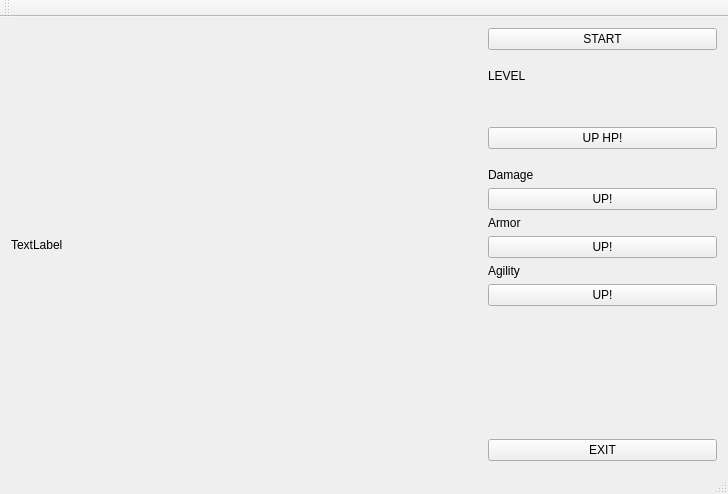
<?xml version="1.0" encoding="UTF-8"?>
<ui version="4.0">
 <class>MainWindow</class>
 <widget class="QMainWindow" name="MainWindow">
  <property name="geometry">
   <rect>
    <x>0</x>
    <y>0</y>
    <width>728</width>
    <height>494</height>
   </rect>
  </property>
  <property name="windowTitle">
   <string>MainWindow</string>
  </property>
  <widget class="QWidget" name="centralWidget">
   <property name="autoFillBackground">
    <bool>false</bool>
   </property>
   <layout class="QHBoxLayout" name="horizontalLayout" stretch="0,0">
    <item>
     <widget class="Label" name="label">
      <property name="minimumSize">
       <size>
        <width>471</width>
        <height>0</height>
       </size>
      </property>
      <property name="text">
       <string>TextLabel</string>
      </property>
     </widget>
    </item>
    <item>
     <layout class="QVBoxLayout" name="verticalLayout" stretch="1,1,0,3,1,1,0,0,0,0,0,0,10,0">
      <property name="sizeConstraint">
       <enum>QLayout::SetMinimumSize</enum>
      </property>
      <property name="leftMargin">
       <number>0</number>
      </property>
      <item>
       <widget class="QPushButton" name="pushButton">
        <property name="text">
         <string>START</string>
        </property>
       </widget>
      </item>
      <item>
       <spacer name="verticalSpacer_3">
        <property name="orientation">
         <enum>Qt::Vertical</enum>
        </property>
        <property name="sizeHint" stdset="0">
         <size>
          <width>20</width>
          <height>40</height>
         </size>
        </property>
       </spacer>
      </item>
      <item>
       <widget class="QLabel" name="labelLVL">
        <property name="text">
         <string>LEVEL</string>
        </property>
       </widget>
      </item>
      <item>
       <spacer name="verticalSpacer_4">
        <property name="orientation">
         <enum>Qt::Vertical</enum>
        </property>
        <property name="sizeHint" stdset="0">
         <size>
          <width>20</width>
          <height>40</height>
         </size>
        </property>
       </spacer>
      </item>
      <item>
       <widget class="QPushButton" name="hpButton">
        <property name="text">
         <string>UP HP!</string>
        </property>
       </widget>
      </item>
      <item>
       <spacer name="verticalSpacer_2">
        <property name="orientation">
         <enum>Qt::Vertical</enum>
        </property>
        <property name="sizeHint" stdset="0">
         <size>
          <width>20</width>
          <height>40</height>
         </size>
        </property>
       </spacer>
      </item>
      <item>
       <layout class="QVBoxLayout" name="verticalLayout_4">
        <item>
         <layout class="QHBoxLayout" name="horizontalLayout_2">
          <item>
           <widget class="QLabel" name="labelHealth">
            <property name="text">
             <string>Damage</string>
            </property>
           </widget>
          </item>
         </layout>
        </item>
       </layout>
      </item>
      <item>
       <widget class="QPushButton" name="dmgButton">
        <property name="text">
         <string>UP!</string>
        </property>
       </widget>
      </item>
      <item>
       <layout class="QVBoxLayout" name="verticalLayout_3">
        <item>
         <layout class="QHBoxLayout" name="horizontalLayout_3">
          <item>
           <widget class="QLabel" name="labelArmor">
            <property name="text">
             <string>Armor</string>
            </property>
           </widget>
          </item>
         </layout>
        </item>
       </layout>
      </item>
      <item>
       <widget class="QPushButton" name="armrButton">
        <property name="text">
         <string>UP!</string>
        </property>
       </widget>
      </item>
      <item>
       <layout class="QVBoxLayout" name="verticalLayout_2">
        <item>
         <layout class="QHBoxLayout" name="horizontalLayout_4" stretch="0">
          <item>
           <widget class="QLabel" name="labelAgility">
            <property name="text">
             <string>Agility</string>
            </property>
           </widget>
          </item>
         </layout>
        </item>
       </layout>
      </item>
      <item>
       <widget class="QPushButton" name="agltyButton">
        <property name="text">
         <string>UP!</string>
        </property>
       </widget>
      </item>
      <item>
       <spacer name="verticalSpacer">
        <property name="orientation">
         <enum>Qt::Vertical</enum>
        </property>
        <property name="sizeHint" stdset="0">
         <size>
          <width>20</width>
          <height>40</height>
         </size>
        </property>
       </spacer>
      </item>
      <item>
       <widget class="QPushButton" name="exitButton">
        <property name="text">
         <string>EXIT</string>
        </property>
       </widget>
      </item>
     </layout>
    </item>
   </layout>
  </widget>
  <widget class="QMenuBar" name="menuBar">
   <property name="geometry">
    <rect>
     <x>0</x>
     <y>0</y>
     <width>728</width>
     <height>19</height>
    </rect>
   </property>
  </widget>
  <widget class="QToolBar" name="mainToolBar">
   <attribute name="toolBarArea">
    <enum>TopToolBarArea</enum>
   </attribute>
   <attribute name="toolBarBreak">
    <bool>false</bool>
   </attribute>
  </widget>
  <widget class="QStatusBar" name="statusBar"/>
 </widget>
 <layoutdefault spacing="6" margin="11"/>
 <customwidgets>
  <customwidget>
   <class>Label</class>
   <extends>QLabel</extends>
   <header location="global">label.h</header>
   <slots>
    <slot>valuePower(int)</slot>
    <slot>setGravity(int)</slot>
    <slot>setTau(int)</slot>
    <slot>changeFace(QString)</slot>
    <slot>setQuantity(int)</slot>
   </slots>
  </customwidget>
 </customwidgets>
 <resources/>
 <connections/>
</ui>
